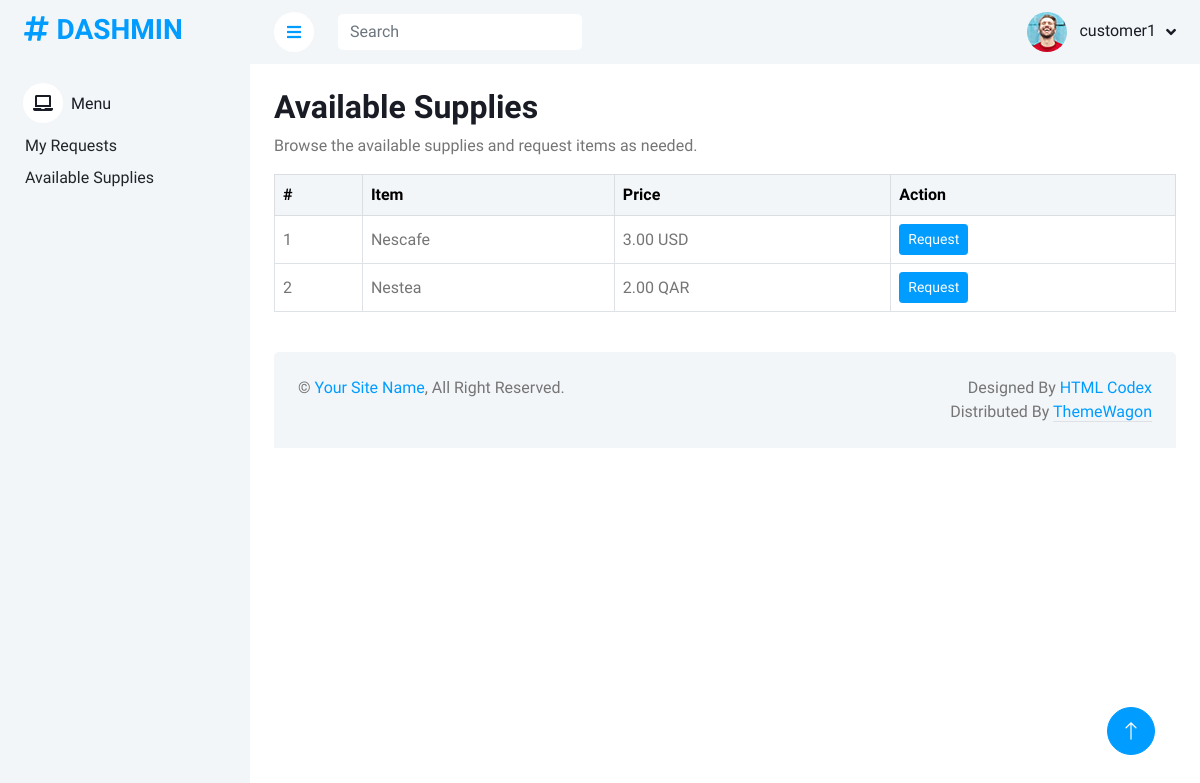
The app's page /customer/supplies/ (signed in) with its own data.
### supply/models.py (models this page shows, shortened)
class User(AbstractUser):
    USER_TYPE_CHOICES = [
        ('customer', 'Customer'),
        ('supply_manager', 'Supply Manager'),
        ('admin', 'Administrator'), # Example
    ]
    user_type = models.CharField(max_length=20, choices=USER_TYPE_CHOICES, default='customer')
    contact_number = models.CharField(max_length=15, blank=True, null=True)
    address = models.TextField(blank=True, null=True)
    objects = UserManager()
    customers = CustomerManager()
    supply_managers = SupplyManagerManager()
    email = models.EmailField(unique=True) # Example: making email unique

class SupplyItem(models.Model):
    STATUS_CHOICES = [
        ('active', 'Active'),
        ('inactive', 'Inactive'),
        ('archived', 'Archived'),
    ]
    AVAILABILITY_CHOICES = [
        ('Available', 'Available'),
        ('Low Stock', 'Low in Supply'),
        ('Out of Stock', 'Out of Supply')
    ]
    item_id = models.AutoField(primary_key=True)
    item_name = models.CharField(max_length=200)
    item_code = models.CharField(max_length=100, unique=True)
    category = models.ForeignKey(Category, on_delete=models.SET_NULL, null=True, blank=True)  # Updated field
    description = models.TextField(blank=True)
    quantity_in_stock = models.IntegerField(default=0)
    reorder_level = models.IntegerField(default=0)
    unit_of_measure = models.CharField(max_length=50)
    location = models.CharField(max_length=100, blank=True)
    unit_price = models.DecimalField(max_digits=10, decimal_places=2)
    currency = models.CharField(max_length=10, default='USD')
    supplier = models.ForeignKey(Supplier, on_delete=models.SET_NULL, null=True, blank=True)
    last_purchase_date = models.DateField(null=True, blank=True)
    last_supplier_price = models.DecimalField(max_digits=10, decimal_places=2, null=True, blank=True)
    preferred_supplier = models.BooleanField(default=False)
    added_by = models.ForeignKey(
        settings.AUTH_USER_MODEL, # Use settings
        on_delete=models.SET_NULL,
        null=True,
        blank=True,
        related_name='added_supply_items' # Add related_name
    )
    date_added = models.DateTimeField(auto_now_add=True)
    last_updated = models.DateTimeField(auto_now=True)
    added_by = models.ForeignKey('User', on_delete=models.SET_NULL, null=True, blank=True)
    status = models.CharField(max_length=10, choices=STATUS_CHOICES, default='active')
    availability = models.CharField(choices=AVAILABILITY_CHOICES, default='Available')
    barcode = models.CharField(max_length=100, blank=True)
    image = models.ImageField(upload_to='supply_images/', blank=True, null=True)
    expiration_date = models.DateField(null=True, blank=True)
    tags = models.CharField(max_length=200, blank=True)

### customer/views.py (the view)
# urls.py: path('supplies/', views.AvailableSupplyListView.as_view(), name='available_supplies'),
class AvailableSupplyListView(CustomerAccessMixin, ListView ):
    model = SupplyItem
    template_name = 'customer/available_supply_list.html' # Moved template
    context_object_name = 'available_supplies'
    paginate_by = 20 # Optional pagination
    def get_queryset(self):
        return SupplyItem.objects.filter(status='active', quantity_in_stock__gt=0).order_by('item_name')

### supply/views.py (called while the page is built)
def is_customer(user):
    return user.is_authenticated and user.groups.filter(name='Customer').exists()

    def test_func(self):
        return is_customer(self.request.user)

### customer/templates/customer/available_supply_list.html (shortened to what this page needs)
{% extends "customer/base/base.html" %}
{% block content %}
<div class="container-fluid pt-4 px-4">
    <div class="row">
        <div class="col-12">
            <h2>Available Supplies</h2>
            <p>Browse the available supplies and request items as needed.</p>
        </div>
    </div>
    <div class="row">
        <div class="col-12">
            <div class="table-responsive">
                <table class="table table-bordered table-hover align-middle">
                    <thead class="table-light">
                        <tr>
                            <th>#</th>
                            <th>Item</th>
                            <th>Price</th>
                            <th>Action</th>
                        </tr>
                    </thead>
                    <tbody>
                        {% for supply in available_supplies %}
                        <tr>
                            <td>{{ forloop.counter }}</td>
                            <td>{{ supply.item_name }}</td>
                            <td>{{ supply.unit_price }} {{ supply.currency }}</td>
                            <td>
                                <button class="btn btn-primary btn-sm" data-bs-toggle="modal" data-bs-target="#requestModal"
                                        data-supply-id="{{ supply.item_id }}" data-supply-name="{{ supply.item_name }}">
                                    Request
                                </button>
                            </td>
                        </tr>
                        {% empty %}
                        <tr>
                            <td colspan="4" class="text-center">No available stocks found.</td>
                        </tr>
                        {% endfor %}
                    </tbody>
                </table>
            </div>
        </div>
    </div>
</div>
{% endblock content %}

### customer/templates/customer/base/navbar.html (shortened to what this page needs)
{% load static %}
<nav class="navbar navbar-expand bg-light navbar-light sticky-top px-4 py-0">
    <a href="#" class="sidebar-toggler flex-shrink-0">
        <i class="fa fa-bars"></i>
    </a>
    <form class="d-none d-md-flex ms-4">
        <input class="form-control border-0" type="search" placeholder="Search">
    </form>
    <div class="navbar-nav align-items-center ms-auto">
        <div class="nav-item dropdown">
            {% if user.is_authenticated %}
            <a href="#" class="nav-link dropdown-toggle" data-bs-toggle="dropdown">
                <img class="rounded-circle me-lg-2" src="{% static 'img/user.jpg' %}" alt="" style="width: 40px; height: 40px;">
                <span class="d-none d-lg-inline-flex">{{ user.username }}</span>
            </a>
            {% else %}
                <a href="{% url 'login' %}" class="nav-link">Login</a>
            {% endif %}
        </div>
    </div>
</nav>

### static/css/style.css (style rules this page uses)
:root { --primary: #009CFF; --light: #F3F6F9; --dark: #191C24; }
.btn { transition: .5s; }
.btn.btn-primary { color: #FFFFFF; }
.content .navbar .navbar-nav .nav-link { margin-left: 25px; padding: 12px 0; color: var(--dark); outline: none; }
.content .navbar .sidebar-toggler, .content .navbar .navbar-nav .nav-link i { width: 40px; height: 40px; display: inline-flex; align-items: center; justify-content: center; background: #FFFFFF; border-radius: 40px; }
.content .navbar .dropdown-toggle::after { margin-left: 6px; vertical-align: middle; border: none; content: "\f107"; font-family: "Font Awesome 5 Free"; font-weight: 900; transition: .5s; }

### records on screen
User: username "customer1"
SupplyItem: item_name "Nescafe", unit_price "3.00", currency "USD"
SupplyItem: item_name "Nestea", unit_price "2.00", currency "QAR"
